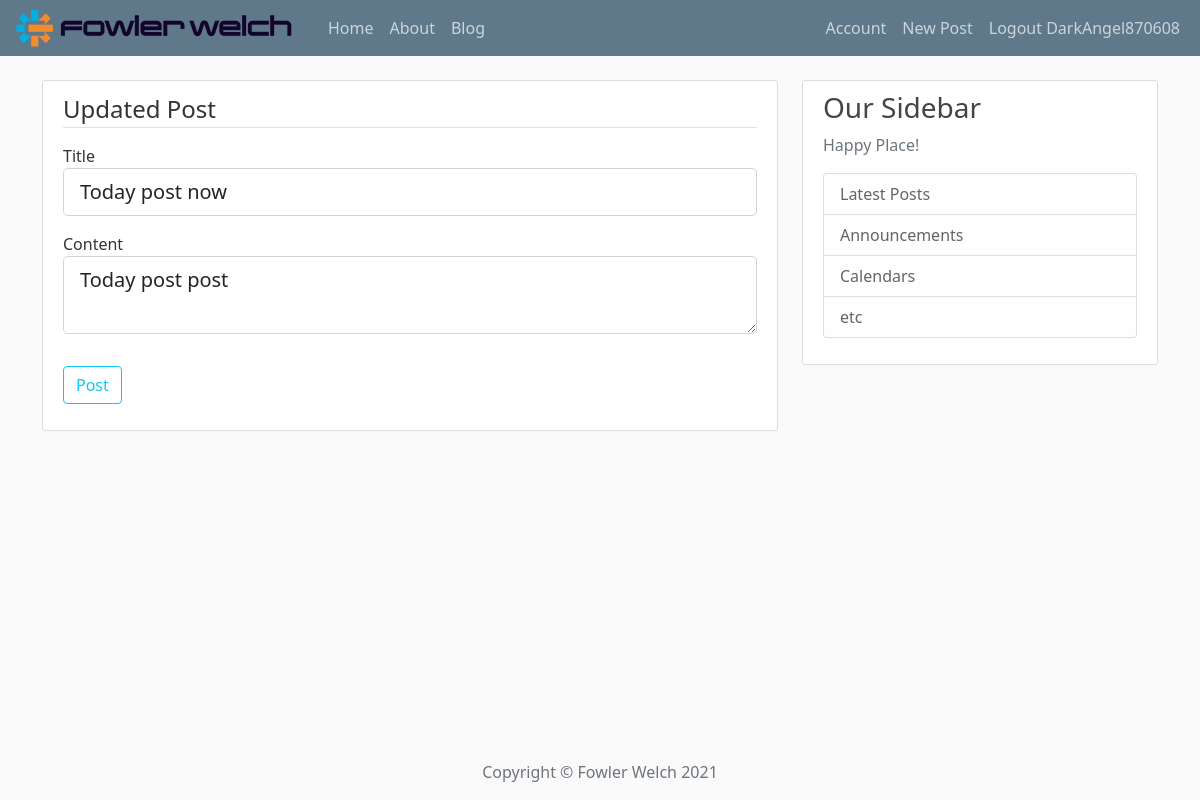
The page /post/1/update (signed in) on the database its author committed.
### app/models.py (models this page shows, shortened)
class User(db.Model, UserMixin):
    id = db.Column(db.Integer, primary_key=True)
    username = db.Column(db.String(20), unique=True, nullable=False)
    email = db.Column(db.String(120), unique=True, nullable=False)
    image_file = db.Column(db.String(20), nullable=False, default='default.jpeg')
    password = db.Column(db.String(60), nullable=False)
    posts = db.relationship('Post', backref='author', lazy=True)

class Post(db.Model):
    id = db.Column(db.Integer, primary_key=True)
    title = db.Column(db.String(100), nullable=False)
    date_posted = db.Column(db.DateTime, nullable=False, default=datetime.utcnow)
    content = db.Column(db.Text, nullable=False)
    user_id = db.Column(db.Integer, db.ForeignKey('user.id'), nullable=False)

### app/routes.py (the view)
@app.route('/post/<int:post_id>/update', methods=['GET', 'POST'])
@login_required
def post_update(post_id):
    post = Post.query.get_or_404(post_id)
    if post.author != current_user:
        about(403)
    form = PostForm()
    if form.validate_on_submit():
        post.title = form.title.data
        post.content = form.content.data
        db.session.commit()
        flash('Your post has been updated!', 'success')
        return redirect(url_for('post', post_id=post_id))
    elif request.method == 'GET':
        form.title.data = post.title
        form.content.data = post.content
    return render_template('create_post.html', title='Update Post',
                           form=form, legend='Updated Post')

### app/forms.py
class PostForm(FlaskForm):
    title = StringField('Title', validators=[DataRequired()])
    content = TextAreaField('Content', validators=[DataRequired()])
    submit = SubmitField('Post')

### app/models.py (called while the page is built)
@login_manager.user_loader
def load_user(user_id):
    return User.query.get(int(user_id))

### app/templates/create_post.html (shortened to what this page needs)
{% extends 'client_template/base.html' %}
{% block content %}
<div class="content-section">
    <form action="" method="post">
        <fieldset class="mb-3">
            <legend class="border-bottom mb-3">{{ legend }}</legend>
            <div class="mb-3">
                {{ form.title.label(class="form-control-label") }}
                {% if form.title.errors %}
                    {{ form.title(class="form-control form-control-lg is-invalid") }}
                    <div class="invalid-feedback">
                        {% for error in form.title.errors %}
                            <span>{{ error }}</span>
                        {% endfor %}
                    </div>
                {% else %}
                    {{ form.title(class="form-control form-control-lg") }}
                {% endif %}
            </div>
            <div class="mb-3">
                {{ form.content.label(class="form-control-label") }}
                {% if form.content.errors %}
                    {{ form.content(class="form-control form-control-lg is-invalid") }}
                    <div class="invalid-feedback">
                        {% for error in form.content.errors %}
                            <span>{{ error }}</span>
                        {% endfor %}
                    </div>
                {% else %}
                    {{ form.content(class="form-control form-control-lg") }}
                {% endif %}
            </div>
        </fieldset>
        <div class="mb-3">
            {{ form.submit(class="btn btn-outline-info") }}
        </div>
    </form>
</div>
{% endblock content %}

### app/templates/client_template/navbar.html (shortened to what this page needs)
<header class="site-header">
  <nav class="navbar navbar-expand-lg navbar-dark bg-steel fixed-top">
    <div class="container-fluid">
      <a class="navbar-brand mr-2 py-lg-0" href="/">
          <img class="img-fluid me-2" src="{{ url_for('static', filename='images/logos_FW.jpeg') }}" alt="">
      </a>
      <div class="collapse navbar-collapse" id="navbarSupportedContent">
        <div class="navbar-nav">
          <li class="nav-item">
              <a class="nav-link" href="{{ url_for('home') }}">Home</a>
          </li>
          <li class="nav-item">
              <a class="nav-link" href="{{ url_for('about') }}">About</a>
          </li>
          <li class="nav-item">
              <a class="nav-link" href="{{ url_for('blog') }}">Blog</a>
          </li>
        </div>
        <div class="navbar-nav  ms-auto">
            {% if current_user.is_authenticated %}
                <li class="nav-item">
                   <a class="nav-link" href="{{ url_for('account') }}">Account</a>
                </li>
                 <li class="nav-item">
                   <a class="nav-link" href="{{ url_for('new_post') }}">New Post</a>
                </li>
                <a class="nav-item nav-link" href="{{ url_for('logout') }}">Logout {{ current_user.username }}</a>
            {% else %}
                <a class="nav-item nav-link" href="{{ url_for('login') }}">Login</a>
                <a class="nav-item nav-link" href="{{ url_for('register') }}">Register</a>
            {% endif %}
        </div>
      </div>
    </div>
  </nav>
</header>

### app/static/css/main.css (style rules this page uses)
body { background: #fafafa; color: #333333; margin-top: 5rem; }
.bg-steel { background-color: #5f788a; }
.site-header .navbar-nav .nav-link { color: #cbd5db; }
.content-section { background: #ffffff; padding: 10px 20px; border: 1px solid #dddddd; border-radius: 3px; margin-bottom: 20px; }
a { text-decoration: none; }

### rows shown on the page
User: username "DarkAngel870608"
Post: title "Today post now", content "Today post post"

### other values the page prints
{{ legend }} "Updated Post"
{{ moment().format('YYYY') }} "2021"
